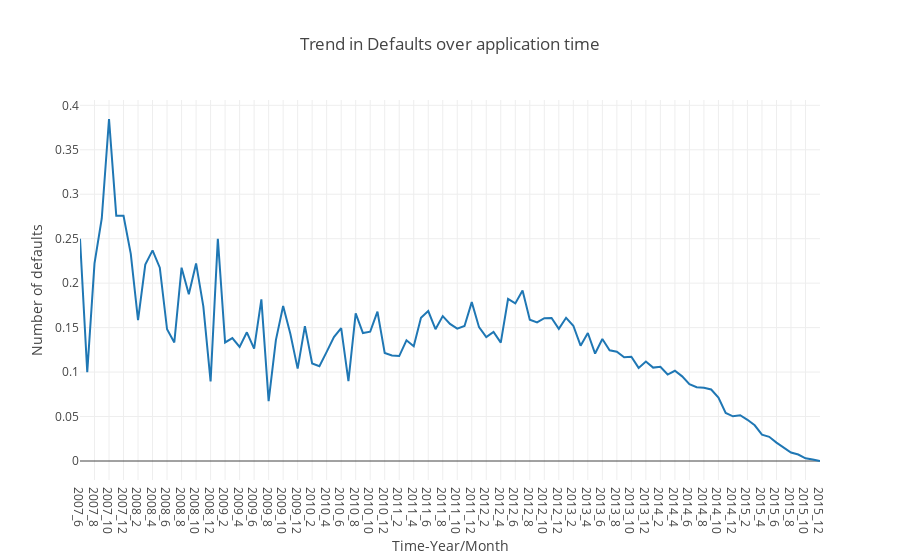

The notebook cell saved with this chart:
### Code cell
plot_data = [go.Scatter(x=default_rate_per_month.year_month, y=default_rate_per_month.res)]

layout = dict(
    title = "Trend in Defaults over application time",
    xaxis=dict(
        title='Time-Year/Month'
    ),
    yaxis=dict(
        title='Number of defaults'
    )
)

fig = dict(data=plot_data, layout=layout)
iplot(fig)
